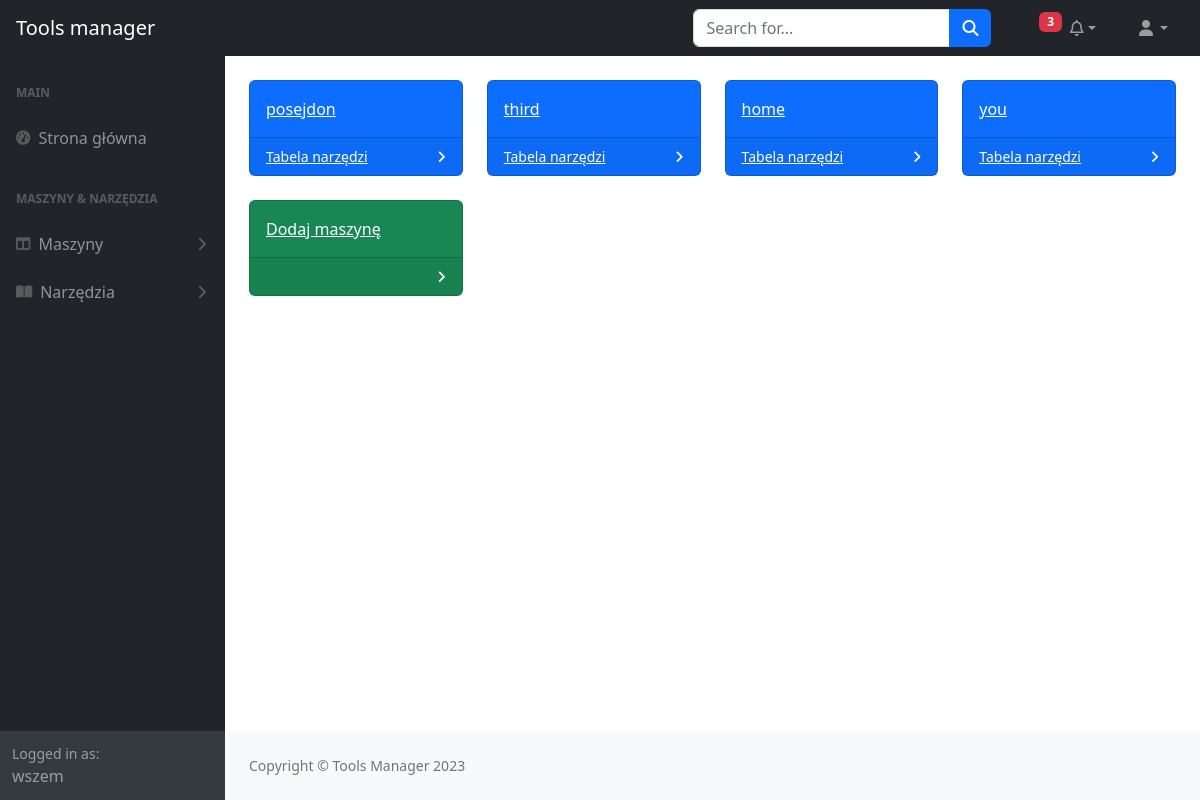
Screenshot of / (signed in) with the database file from the repository.
### machines/models.py (models this page shows, shortened)
class Machine(models.Model):
    name = models.CharField(max_length=100)
    description = models.TextField()
    author = models.ForeignKey(User, on_delete=models.SET_NULL, null=True, blank=True)

### machines/views.py (the view)
# urls.py: path('', home, name='app-home'),
@login_required
def home(request):
    user = request.user
    logger.info(f"User {user} home view accessed.")
    return render(request, 'machines/machine.html', {'title': 'Home'})

### machines/context_processors.py (called while the page is built)
def all_machines(request):
    return {'machines': Machine.objects.all()}

def user_notifications(request):
    if not request.user.is_anonymous:
        user = request.user
        return {'user_notifications': UserNotification.objects.filter(user=user, is_read=False).select_related(
                'notification__user_comment').order_by('-notification__created_at')}
    return {'user_notifications': []}

### machines/templates/machines/machine.html (shortened to what this page needs)
{% extends 'machines/index.html' %}
{% block content %}
  <div class="row">
        {% for machine in machines %}
        <div class="col-xl-3 col-md-6">
            <div class="card bg-primary text-white mb-4">
                <div class="card-body">
                    <a class="text-white stretched-link" href="{% url 'machine-detail' machine.pk %}">{{ machine.name }}</a>
                </div>
                <div class="card-footer d-flex align-items-center justify-content-between">
                    <a class="small text-white stretched-link" href="{% url 'machine-detail' machine.pk %}">Tabela narzędzi</a>
                    <div class="small text-white"><i class="fas fa-angle-right"></i></div>
                </div>
            </div>
        </div>
        {% endfor %}
        {% if perms.machines.add_machine %}
        <div class="col-xl-3 col-md-6">
            <div class="card bg-success text-white mb-4">
                <div class="card-body">
                    <a class="text-white stretched-link" href="{% url 'machine-create' %}">Dodaj maszynę</a>
                </div>
                <div class="card-footer d-flex align-items-center justify-content-between">
                    <div class="small text-white"><i class="fas fa-angle-right"></i></div>
                </div>
            </div>
        </div>
        {% endif %}
  </div>
{% endblock %}

### machines/templates/machines/index.html (shortened to what this page needs)
{% load static %}
<!DOCTYPE html>
<html lang="en">
    <head>
        <link href="https://cdn.jsdelivr.net/npm/simple-datatables@7.1.2/dist/style.min.css" rel="stylesheet" />
        <link href="{% static 'css/styles.css' %}" rel="stylesheet" />
    </head>
    <body class="sb-nav-fixed">
        <nav class="sb-topnav navbar navbar-expand navbar-dark bg-dark">
            <a class="navbar-brand ps-3" href="{% url 'app-home' %}">Tools manager</a>
            <form class="d-none d-md-inline-block form-inline ms-auto me-0 me-md-3 my-2 my-md-0">
                <div class="input-group">
                    <input class="form-control" type="text" placeholder="Search for..." aria-label="Search for..." aria-describedby="btnNavbarSearch" />
                    <button class="btn btn-primary" id="btnNavbarSearch" type="button"><i class="fas fa-search"></i></button>
                </div>
            </form>
            <ul class="navbar-nav ms-auto ms-md-0 me-3 me-lg-4">
                <ul>
                    {% if user_notifications.count > 0 %}
                        <span class="badge bg-danger">{{ user_notifications.count }}</span>
                    {% else %}
                        <span class="badge bg-danger">0</span>
                    {% endif %}
                </ul>
                <li class="nav-item dropdown">
                    <a class="nav-link dropdown-toggle" id="navbarNotification" href="#" role="button" data-bs-toggle="dropdown" aria-expanded="false"><i class="fa-regular fa-bell"></i></a>
                </li>
            </ul>
            <ul class="navbar-nav ms-auto ms-md-0 me-3 me-lg-4">
                <li class="nav-item dropdown">
                    <a class="nav-link dropdown-toggle" id="navbarDropdown" href="#" role="button" data-bs-toggle="dropdown" aria-expanded="false"><i class="fas fa-user fa-fw"></i></a>
                </li>
            </ul>
        </nav>
        <div id="layoutSidenav">
            <div id="layoutSidenav_nav">
                <nav class="sb-sidenav accordion sb-sidenav-dark" id="sidenavAccordion">
                    <div class="sb-sidenav-menu">
                        <div class="nav">
                            <div class="sb-sidenav-menu-heading">Main</div>
                            <a class="nav-link" href="{% url 'app-home' %}">
                                <div class="sb-nav-link-icon"><i class="fas fa-tachometer-alt"></i></div>
                                Strona główna
                            </a>
                            <div class="sb-sidenav-menu-heading">Maszyny & Narzędzia</div>
                            <a class="nav-link collapsed" href="#" data-bs-toggle="collapse" data-bs-target="#collapseLayouts" aria-expanded="false" aria-controls="collapseLayouts">
                                <div class="sb-nav-link-icon"><i class="fas fa-columns"></i></div>
                                Maszyny
                                <div class="sb-sidenav-collapse-arrow"><i class="fas fa-angle-down"></i></div>
                            </a>
                            <a class="nav-link collapsed" href="#" data-bs-toggle="collapse" data-bs-target="#collapsePages" aria-expanded="false" aria-controls="collapsePages">
                                <div class="sb-nav-link-icon"><i class="fas fa-book-open"></i></div>
                                Narzędzia
                                <div class="sb-sidenav-collapse-arrow"><i class="fas fa-angle-down"></i></div>
                            </a>
                        </div>
                    </div>
                    <div class="sb-sidenav-footer">
                        <div class="small">Logged in as:</div>
                        {{ user.username }}
                    </div>
                </nav>
            </div>
            <div id="layoutSidenav_content">
            <main>
                <div class="container-fluid px-4">
                    {% block content %}{% endblock %}
                </div>
            </main>
                <footer class="py-4 bg-light mt-auto">
                    <div class="container-fluid px-4">
                        <div class="d-flex align-items-center justify-content-between small">
                            <div class="text-muted">Copyright &copy; Tools Manager 2023</div>
                        </div>
                    </div>
                </footer>
            </div>
        </div>
    </body>
</html>

### rows the page displays
Machine: name "posejdon"
Machine: name "third"
Machine: name "home"
Machine: name "you"

### other values shown
{{ user_notifications.count }} "3"
{{ user.username }} "wszem"
